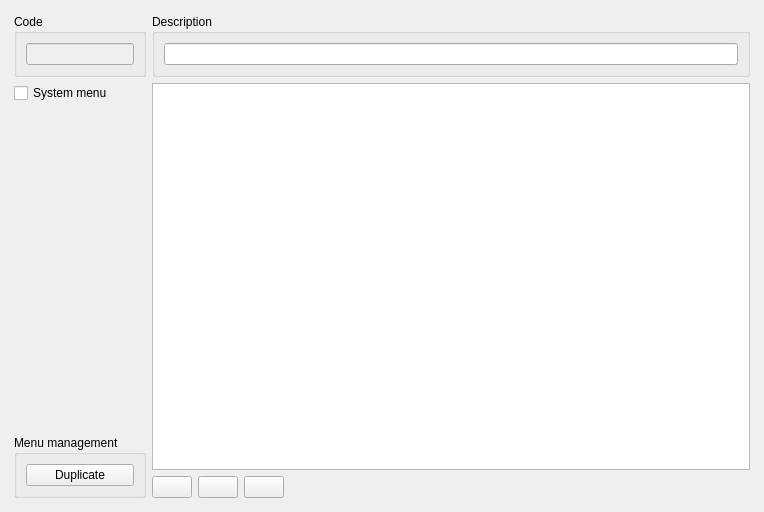
<?xml version="1.0" encoding="UTF-8"?>
<ui version="4.0">
 <class>MenuWidget</class>
 <widget class="QWidget" name="MenuWidget">
  <property name="geometry">
   <rect>
    <x>0</x>
    <y>0</y>
    <width>764</width>
    <height>512</height>
   </rect>
  </property>
  <property name="windowTitle">
   <string>Menu</string>
  </property>
  <layout class="QVBoxLayout" name="verticalLayout_7">
   <property name="leftMargin">
    <number>5</number>
   </property>
   <property name="topMargin">
    <number>5</number>
   </property>
   <property name="rightMargin">
    <number>5</number>
   </property>
   <property name="bottomMargin">
    <number>5</number>
   </property>
   <item>
    <widget class="QStackedWidget" name="stackedWidget">
     <property name="currentIndex">
      <number>0</number>
     </property>
     <widget class="QWidget" name="page1">
      <layout class="QVBoxLayout" name="verticalLayout_6">
       <item>
        <layout class="QHBoxLayout" name="horizontalLayout_2" stretch="0,1">
         <item>
          <layout class="QVBoxLayout" name="verticalLayout_3">
           <item>
            <widget class="QGroupBox" name="groupBox_3">
             <property name="title">
              <string>Code</string>
             </property>
             <layout class="QVBoxLayout" name="verticalLayout_2">
              <item>
               <widget class="QLineEdit" name="lineEditCode">
                <property name="enabled">
                 <bool>false</bool>
                </property>
               </widget>
              </item>
             </layout>
            </widget>
           </item>
           <item>
            <widget class="QCheckBox" name="checkBoxSystem">
             <property name="text">
              <string>System menu</string>
             </property>
             <property name="checkable">
              <bool>true</bool>
             </property>
            </widget>
           </item>
           <item>
            <spacer name="verticalSpacer">
             <property name="orientation">
              <enum>Qt::Orientation::Vertical</enum>
             </property>
             <property name="sizeHint" stdset="0">
              <size>
               <width>20</width>
               <height>40</height>
              </size>
             </property>
            </spacer>
           </item>
           <item>
            <widget class="QGroupBox" name="groupBox_6">
             <property name="title">
              <string>Menu management</string>
             </property>
             <layout class="QVBoxLayout" name="verticalLayout_5">
              <item>
               <widget class="QPushButton" name="pushButtonDuplicate">
                <property name="text">
                 <string>Duplicate</string>
                </property>
               </widget>
              </item>
             </layout>
            </widget>
           </item>
          </layout>
         </item>
         <item>
          <layout class="QVBoxLayout" name="verticalLayout">
           <item>
            <widget class="QGroupBox" name="groupBox_4">
             <property name="title">
              <string>Description</string>
             </property>
             <layout class="QHBoxLayout" name="horizontalLayout_3">
              <item>
               <widget class="QLineEdit" name="lineEditDescription"/>
              </item>
             </layout>
            </widget>
           </item>
           <item>
            <widget class="QTreeView" name="treeViewMenuItems"/>
           </item>
           <item>
            <layout class="QHBoxLayout" name="horizontalLayout">
             <item>
              <widget class="QPushButton" name="pushButtonAddChild">
               <property name="text">
                <string/>
               </property>
              </widget>
             </item>
             <item>
              <widget class="QPushButton" name="pushButtonAdd">
               <property name="text">
                <string/>
               </property>
              </widget>
             </item>
             <item>
              <widget class="QPushButton" name="pushButtonRemove">
               <property name="text">
                <string/>
               </property>
              </widget>
             </item>
             <item>
              <spacer name="horizontalSpacer_3">
               <property name="orientation">
                <enum>Qt::Orientation::Horizontal</enum>
               </property>
               <property name="sizeHint" stdset="0">
                <size>
                 <width>40</width>
                 <height>20</height>
                </size>
               </property>
              </spacer>
             </item>
            </layout>
           </item>
          </layout>
         </item>
        </layout>
       </item>
      </layout>
     </widget>
     <widget class="QWidget" name="page2">
      <layout class="QVBoxLayout" name="verticalLayout_4">
       <property name="leftMargin">
        <number>0</number>
       </property>
       <property name="topMargin">
        <number>0</number>
       </property>
       <property name="rightMargin">
        <number>0</number>
       </property>
       <property name="bottomMargin">
        <number>0</number>
       </property>
       <item>
        <widget class="EnhancedTableView" name="tableView"/>
       </item>
      </layout>
     </widget>
    </widget>
   </item>
  </layout>
 </widget>
 <customwidgets>
  <customwidget>
   <class>EnhancedTableView</class>
   <extends>QTableView</extends>
   <header>App.Widget.View</header>
  </customwidget>
 </customwidgets>
 <tabstops>
  <tabstop>lineEditCode</tabstop>
  <tabstop>lineEditDescription</tabstop>
  <tabstop>checkBoxSystem</tabstop>
  <tabstop>treeViewMenuItems</tabstop>
  <tabstop>tableView</tabstop>
 </tabstops>
 <resources/>
 <connections/>
</ui>
